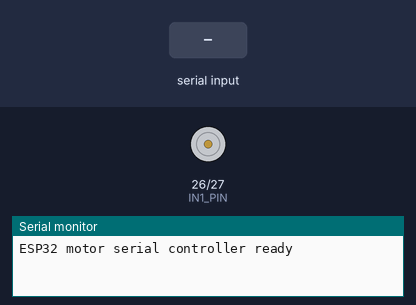
A sketch run on a simulated ESP32. On the bench: motor-driver pin pairs drawn as motors (green arrow = first pin HIGH = forward, orange = second pin HIGH = backward, longer = more drive, scaled by the enable pin), the last lines printed to the serial monitor. Inputs (shaded band) come from the test bench.

Above: at 1.2 s.
1.3 s: "FWD 1\n" received over Serial
At 1.6 s:
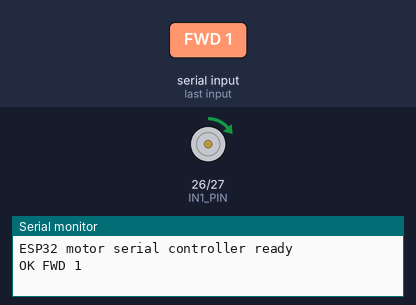
4.3 s: "FWD 150\n" received over Serial
At 5.1 s:
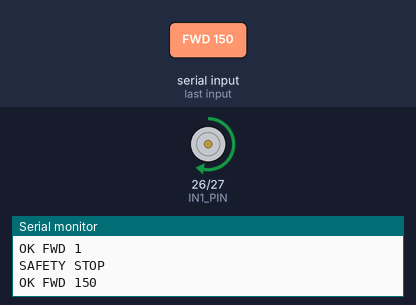
7.3 s: "FWD\n" received over Serial
At 9.8 s:
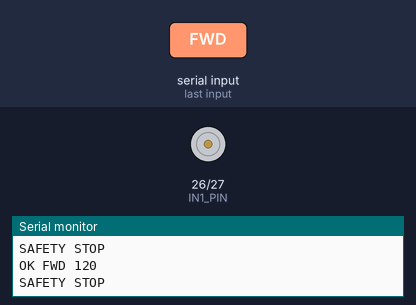
Timing chart, 0 to 11.3 s (numbered marks = the images above; inputs shaded):
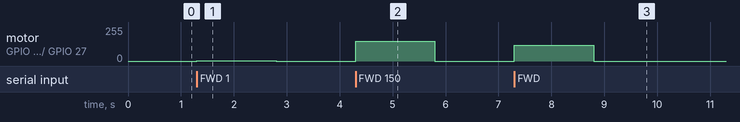

The sketch:

esp32_motor_serial_controller.ino
```cpp
#include <Arduino.h>

const int ENA_PIN = 25;
const int IN1_PIN = 26;
const int IN2_PIN = 27;

const int PWM_FREQ = 5000;
const int PWM_RESOLUTION = 8;

const unsigned long COMMAND_TIMEOUT_MS = 1500;

unsigned long lastCommandMs = 0;
bool motorRunning = false;

void stopMotor() {
  digitalWrite(IN1_PIN, LOW);
  digitalWrite(IN2_PIN, LOW);
  ledcWrite(ENA_PIN, 0);
  motorRunning = false;
}

void forwardMotor(int pwm) {
  pwm = constrain(pwm, 0, 255);

  digitalWrite(IN1_PIN, HIGH);
  digitalWrite(IN2_PIN, LOW);
  ledcWrite(ENA_PIN, pwm);

  motorRunning = true;
  lastCommandMs = millis();
}

void setup() {
  Serial.begin(115200);

  pinMode(IN1_PIN, OUTPUT);
  pinMode(IN2_PIN, OUTPUT);

  ledcAttach(ENA_PIN, PWM_FREQ, PWM_RESOLUTION);

  stopMotor();

  Serial.println("ESP32 motor serial controller ready");
}

void loop() {
  if (Serial.available()) {
    String command = Serial.readStringUntil('\n');
    command.trim();

    if (command.startsWith("FWD")) {
      int spaceIndex = command.indexOf(' ');
      int pwm = 120;

      if (spaceIndex > 0) {
        pwm = command.substring(spaceIndex + 1).toInt();
      }

      forwardMotor(pwm);
      Serial.print("OK FWD ");
      Serial.println(pwm);
    }
    else if (command == "STOP") {
      stopMotor();
      lastCommandMs = millis();
      Serial.println("OK STOP");
    }
  }

  if (motorRunning && (millis() - lastCommandMs > COMMAND_TIMEOUT_MS)) {
    stopMotor();
    Serial.println("SAFETY STOP");
  }
}
```

Measured:
- after the input at 1.3 s, motor on GPIO 26 (IN1_PIN) / GPIO 27 (IN2_PIN): stopped → forward 1/255 at once, → stopped 1.5 s later
- after the input at 4.3 s, motor on GPIO 26 (IN1_PIN) / GPIO 27 (IN2_PIN): stopped → forward 149/255 at once, → stopped 1.5 s later
- after the input at 7.3 s, motor on GPIO 26 (IN1_PIN) / GPIO 27 (IN2_PIN): stopped → forward 120/255 at once, → stopped 1.5 s later
